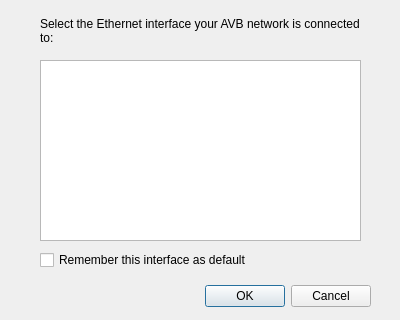
<?xml version="1.0" encoding="UTF-8"?>
<ui version="4.0">
 <class>EthInterfaceDialog</class>
 <widget class="QDialog" name="EthInterfaceDialog">
  <property name="geometry">
   <rect>
    <x>0</x>
    <y>0</y>
    <width>400</width>
    <height>320</height>
   </rect>
  </property>
  <property name="minimumSize">
   <size>
    <width>400</width>
    <height>320</height>
   </size>
  </property>
  <property name="maximumSize">
   <size>
    <width>400</width>
    <height>320</height>
   </size>
  </property>
  <property name="font">
   <font>
    <family>Lucida Grande</family>
   </font>
  </property>
  <property name="windowTitle">
   <string>Select the AVB interface...</string>
  </property>
  <widget class="QDialogButtonBox" name="buttonBox">
   <property name="geometry">
    <rect>
     <x>30</x>
     <y>280</y>
     <width>341</width>
     <height>32</height>
    </rect>
   </property>
   <property name="orientation">
    <enum>Qt::Horizontal</enum>
   </property>
   <property name="standardButtons">
    <set>QDialogButtonBox::Cancel|QDialogButtonBox::Ok</set>
   </property>
  </widget>
  <widget class="QListWidget" name="listWidget">
   <property name="geometry">
    <rect>
     <x>40</x>
     <y>60</y>
     <width>321</width>
     <height>181</height>
    </rect>
   </property>
  </widget>
  <widget class="QLabel" name="label">
   <property name="geometry">
    <rect>
     <x>40</x>
     <y>10</y>
     <width>321</width>
     <height>41</height>
    </rect>
   </property>
   <property name="text">
    <string>Select the Ethernet interface your AVB network is connected to:</string>
   </property>
   <property name="wordWrap">
    <bool>true</bool>
   </property>
  </widget>
  <widget class="QWidget" name="horizontalLayoutWidget">
   <property name="geometry">
    <rect>
     <x>40</x>
     <y>250</y>
     <width>321</width>
     <height>21</height>
    </rect>
   </property>
   <layout class="QHBoxLayout" name="horizontalLayout">
    <item>
     <widget class="QCheckBox" name="checkBox">
      <property name="text">
       <string>Remember this interface as default</string>
      </property>
     </widget>
    </item>
   </layout>
  </widget>
 </widget>
 <resources/>
 <connections>
  <connection>
   <sender>buttonBox</sender>
   <signal>accepted()</signal>
   <receiver>EthInterfaceDialog</receiver>
   <slot>accept()</slot>
   <hints>
    <hint type="sourcelabel">
     <x>248</x>
     <y>294</y>
    </hint>
    <hint type="destinationlabel">
     <x>157</x>
     <y>274</y>
    </hint>
   </hints>
  </connection>
  <connection>
   <sender>buttonBox</sender>
   <signal>rejected()</signal>
   <receiver>EthInterfaceDialog</receiver>
   <slot>reject()</slot>
   <hints>
    <hint type="sourcelabel">
     <x>316</x>
     <y>300</y>
    </hint>
    <hint type="destinationlabel">
     <x>286</x>
     <y>274</y>
    </hint>
   </hints>
  </connection>
 </connections>
</ui>
